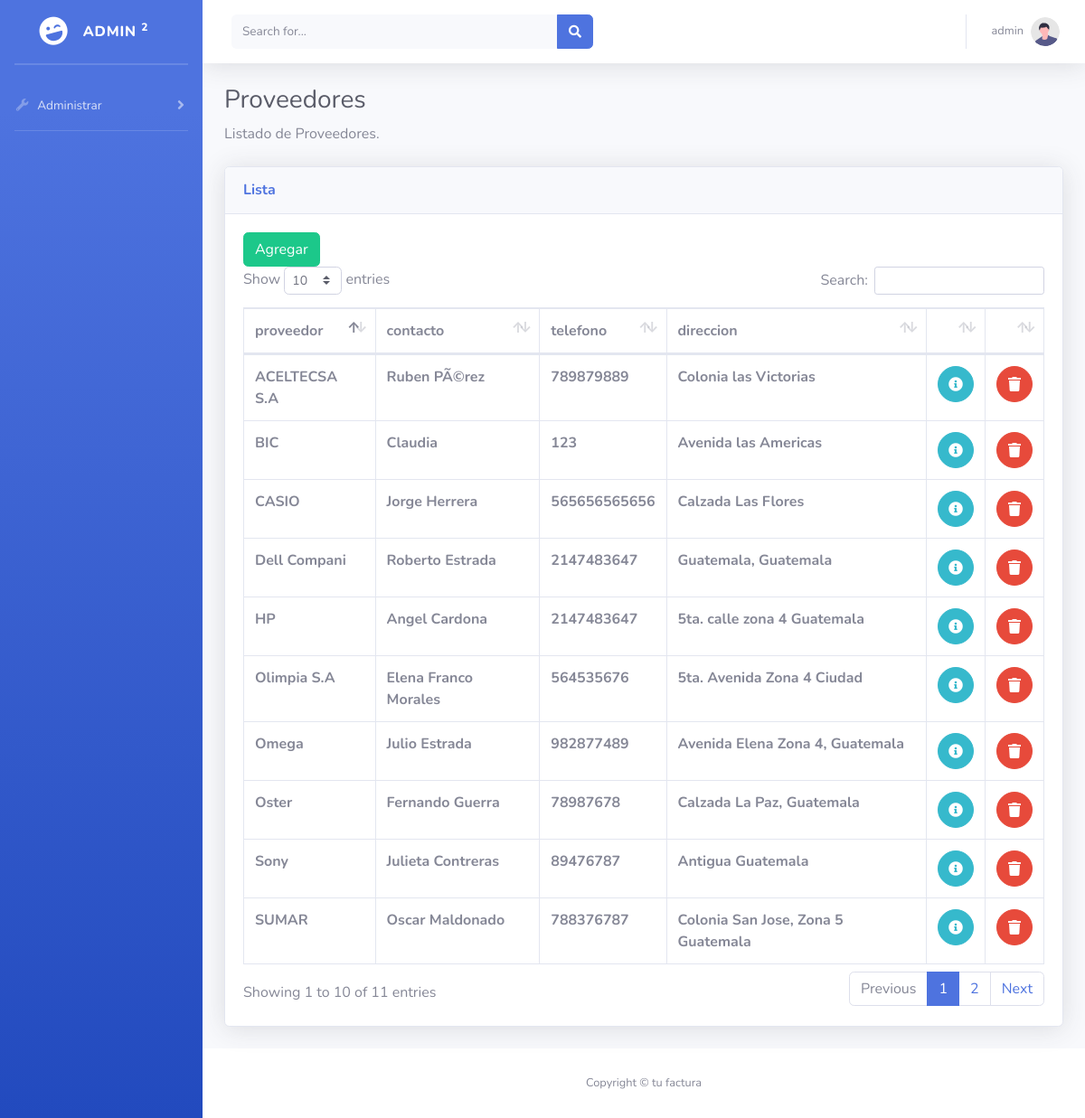
Page /Controllers/ProviderController.php?action=providerView (signed in) on the committed database.
### tables this page shows
CREATE TABLE `proveedor` (
  `codproveedor` int(11) NOT NULL,
  `proveedor` varchar(100) DEFAULT NULL,
  `contacto` varchar(100) DEFAULT NULL,
  `telefono` bigint(11) DEFAULT NULL,
  `direccion` text DEFAULT NULL
);

### Models/ProviderModel.php (called while the page is built, shortened)
<?php
require_once('../config/connection.php');
require_once('class/Provider.php');
class ProviderModel
{
    private $connection;
    public function __construct()
    {
        $this->connection = Connection::getConnection();
    }
    public function getProviders()
    {
        $query = "SELECT codproveedor,proveedor,contacto,telefono,direccion FROM proveedor";
        $result = $this->connection->query($query);
        while ($obj = $result->fetch_object()) {
            $providersObj[] = new Provider(
                $obj->codproveedor,
                $obj->proveedor,
                $obj->contacto,
                $obj->telefono,
                $obj->direccion
            );
        }
        return $providersObj;
    }
}

### Config/connection.php (called while the page is built, shortened)
<?php
class Connection
{
    public static function getConnection(){
        $connection = new mysqli(HOSTNAME, USERNAME, PASSWORD, DBNAME);
        return $connection;
    }
}

### Models/class/Provider.php (called while the page is built, shortened)
<?php
class Provider {
    private $codproveedor;
    private $proveedor;
    private $contacto;
    private $telefono;
    private $direccion;
    function __construct($codproveedor, $proveedor, $contacto, $telefono, $direccion) {
    	$this->codproveedor = $codproveedor;
    	$this->proveedor = $proveedor;
    	$this->contacto = $contacto;
    	$this->telefono = $telefono;
    	$this->direccion = $direccion;
    }
    public function getCodproveedor() {
    	return $this->codproveedor;
    }
    public function getProveedor() {
    	return $this->proveedor;
    }
    public function getContacto() {
    	return $this->contacto;
    }
    public function getTelefono() {
    	return $this->telefono;
    }
    public function getDireccion() {
    	return $this->direccion;
    }
}

### Views/Providers.php (the view, shortened to what this page needs)
<?php require 'header.php';
?>
<div class="container-fluid">
    <h1 class="h3 mb-2 text-gray-800">Proveedores</h1>
    <p class="mb-4">Listado de Proveedores.</p>
    <div class="card shadow mb-4">
        <div class="card-header py-3">
            <h6 class="m-0 font-weight-bold text-primary">Lista</h6>
        </div>
        <div class="card-body">
            <div class="table-responsive">
                <a href='ProviderController.php?action=addProviderView' class='btn btn-success'>Agregar</a>
                <table class="table table-bordered" id="dataTable" width="100%" cellspacing="0">
                    <thead>
                        <tr>
                            <th>proveedor</th>
                            <th>contacto</th>
                            <th>telefono</th>
                            <th>direccion</th>
                            <th></th>
                            <th></th>
                        </tr>
                    </thead>
                    <tbody>
                        <?php
                        $tableContent = "";
                        if (!empty($providers)) {
                            foreach ($providers as $Provider) {
                                $tableContent .= "
                                <tr>
                                    <th>{$Provider->getProveedor()}</th>
                                    <th>{$Provider->getContacto()}</th>
                                    <th>{$Provider->getTelefono()}</th>
                                    <th>{$Provider->getDireccion()}</th>
                                    <th><a href='ProviderController.php?action=editProviderView&id={$Provider->getCodproveedor()}' class='btn btn-info btn-circle'><i class='fas fa-info-circle'></i></a></th>
                                    <th><a href='ProviderController.php?action=deleteProvider&id={$Provider->getCodproveedor()}' class='btn btn-danger btn-circle'><i class='fas fa-trash'></i></a></th>
                                </tr>";
                            }
                        }
                        echo $tableContent;
                        ?>
                    </tbody>
                </table>
            </div>
        </div>
    </div>
</div>
<?php
require 'footer.php'; ?>

### Controllers/ProviderController.php (shortened to what this page needs)
<?php
require '../Models/ProviderModel.php';
class ProviderController extends ProviderModel
{
    public function providerView()
    {
        $providers = $this->getProviders();
        require '../Views/Providers.php';
    }
}
$Controller = new ProviderController();
if (isset($_POST['action'])) {
    $action = $_POST['action'];
} else {
    if (isset($_GET['action'])) {
        $action = $_GET['action'];
    } else {
        $action = 'providerView';
    }
}
switch ($action) {
    case 'providerView':
        $Controller->providerView();
        break;
}

### Views/header.php (shortened to what this page needs)
<!DOCTYPE html>
<html lang="en">
<head>
    <link href="../assets/vendor/fontawesome-free/css/all.min.css" rel="stylesheet" type="text/css">
    <link href="../assets/css/sb-admin-2.min.css" rel="stylesheet">
    <link href="../assets/vendor/datatables/dataTables.bootstrap4.min.css" rel="stylesheet">
</head>
<body id="page-top">
    <div id="wrapper">
        <?php
        require 'sidebar.php';
        ?>
        <div id="content-wrapper" class="d-flex flex-column">
            <div id="content">
                <nav class="navbar navbar-expand navbar-light bg-white topbar mb-4 static-top shadow">
                    <form
                        class="d-none d-sm-inline-block form-inline mr-auto ml-md-3 my-2 my-md-0 mw-100 navbar-search">
                        <div class="input-group">
                            <input type="text" class="form-control bg-light border-0 small" placeholder="Search for..."
                                aria-label="Search" aria-describedby="basic-addon2">
                            <div class="input-group-append">
                                <button class="btn btn-primary" type="button">
                                    <i class="fas fa-search fa-sm"></i>
                                </button>
                            </div>
                        </div>
                    </form>
                    <ul class="navbar-nav ml-auto">
                        <li class="nav-item dropdown no-arrow">
                            <a class="nav-link dropdown-toggle" href="#" id="userDropdown" role="button"
                                data-toggle="dropdown" aria-haspopup="true" aria-expanded="false">
                                <span class="mr-2 d-none d-lg-inline text-gray-600 small"><?php echo $_SESSION['usuario'];?></span>
                                <img class="img-profile rounded-circle"
                                    src="../assets/img/undraw_profile.svg">
                            </a>
                        </li>
                    </ul>
                </nav>

### Views/sidebar.php (shortened to what this page needs)
<ul class="navbar-nav bg-gradient-primary sidebar sidebar-dark accordion" id="accordionSidebar">
<a class="sidebar-brand d-flex align-items-center justify-content-center" href="HomeController.php">
    <div class="sidebar-brand-icon rotate-n-15">
        <i class="fas fa-laugh-wink"></i>
    </div>
    <div class="sidebar-brand-text mx-3">Admin <sup>2</sup></div>
</a>
<hr class="sidebar-divider my-0">
<hr class="sidebar-divider">
<li class="nav-item">
    <a class="nav-link collapsed" href="#" data-toggle="collapse" data-target="#collapseUtilities"
        aria-expanded="true" aria-controls="collapseUtilities">
        <i class="fas fa-fw fa-wrench"></i>
        <span>Administrar</span>
    </a>
</li>
<hr class="sidebar-divider">
</ul>

### Views/footer.php (shortened to what this page needs)
</div>
<footer class="sticky-footer bg-white">
    <div class="container my-auto">
        <div class="copyright text-center my-auto">
            <span>Copyright &copy; tu factura</span>
        </div>
    </div>
</footer>
</div>
</div>
</body>
</html>

### rows in the picture
proveedor: proveedor "BIC", contacto "Claudia", telefono "123", direccion "Avenida las Americas"
proveedor: proveedor "CASIO", contacto "Jorge Herrera", telefono "565656565656", direccion "Calzada Las Flores"
proveedor: proveedor "Omega", contacto "Julio Estrada", telefono "982877489", direccion "Avenida Elena Zona 4, Guatemala"
proveedor: proveedor "Dell Compani", contacto "Roberto Estrada", telefono "2147483647", direccion "Guatemala, Guatemala"
proveedor: proveedor "Olimpia S.A", contacto "Elena Franco Morales", telefono "564535676", direccion "5ta. Avenida Zona 4 Ciudad"
proveedor: proveedor "Oster", contacto "Fernando Guerra", telefono "78987678", direccion "Calzada La Paz, Guatemala"
proveedor: proveedor "ACELTECSA S.A", contacto "Ruben PÃ©rez", telefono "789879889", direccion "Colonia las Victorias"
proveedor: proveedor "Sony", contacto "Julieta Contreras", telefono "89476787", direccion "Antigua Guatemala"
proveedor: proveedor "SUMAR", contacto "Oscar Maldonado", telefono "788376787", direccion "Colonia San Jose, Zona 5 Guatemala"
proveedor: proveedor "HP", contacto "Angel Cardona", telefono "2147483647", direccion "5ta. calle zona 4 Guatemala"

### other values in the picture
$_SESSION['usuario'] "admin"
